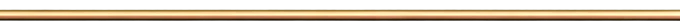
#> input picture maid-atelier/assets/maid-frame-line-h-v1.png, 680 x 28 px
$ python measure-shot.py ../../maid-atelier/assets/maid-frame-line-h-v1.png
#> lines starting #> are read from the running program, lines starting #| are printed output that depends on the picture
# measure-shot.py —— 界面截图像素测量工具(可复用)
#
# 用途:主人报"有间距/没间距/贴边/色差"这类主观描述时,用截图做客观测量:
#   ① 找纯色区块(白卡)的边界;② 沿某行/某列找所有颜色突变点(元素边缘);
#   ③ 给出元素之间的像素距离,换算 CSS 像素(需要已知的参照物宽度,如导航列 188px)。
#
# 用法:
#   python measure-shot.py <截图.png> [--row 300] [--col 700] [--white 250] [--from 300]
#   --row y    水平扫描线(打印该行所有颜色突变点)
#   --col x    垂直扫描线
#   --white N  纯色阈值(默认 250,判定"白卡");决定白区边界时会用到
#   --from x   扫描起点(跳开窗口左侧的立绘/背景,默认 300)
#
# 经验:先挑一条穿过目标元素的扫描线,再读突变点;测量时务必用**已知参照物**
# (导航列 188px、面板宽 960px)换算比例,否则图像缩放会给出错误结论。
import sys
from PIL import Image


def parse_args(argv):
    path = argv[1] if len(argv) > 1 else None
    opts = {'row': None, 'col': None, 'white': 250, 'from': 300}
    i = 2
    while i < len(argv):
        key = argv[i].lstrip('-')
        if key in opts and i + 1 < len(argv):
            opts[key] = int(argv[i + 1])
            i += 2
        else:
            i += 1
    return path, opts


def main():
    path, opts = parse_args(sys.argv)
    if path is None:
        print(__doc__ or 'usage: python measure-shot.py <png>')
        return
    im = Image.open(path).convert('RGB')
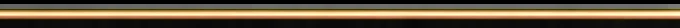
#> im: PIL image 680x28 RGB; mean R, G, B 93.4, 79.2, 58.5
    w, h = im.size
#> w = 680; h = 28
    px = im.load()
    print(f'图像 {w}x{h}')
#| 图像 680x28

    row = opts['row']
    if row is not None and 0 <= row < h:
        print(f'--- 水平扫描 y={row}（起点 x={opts["from"]}）')
        prev = px[opts['from'], row]
        for x in range(opts['from'] + 1, w):
            c = px[x, row]
            if max(abs(c[i] - prev[i]) for i in range(3)) > 5:
                print(f'    x={x}  {prev} -> {c}')
            prev = c

    col = opts['col']
    if col is not None and 0 <= col < w:
        print(f'--- 垂直扫描 x={col}')
        prev = px[col, 0]
        for y in range(1, h):
            c = px[col, y]
            if max(abs(c[i] - prev[i]) for i in range(3)) > 5:
                print(f'    y={y}  {prev} -> {c}')
            prev = c

    # 纯色区块(白卡)边界:取覆盖面积最大的连续近白水平段
    thr = opts['white']
    best_rows = []
    for y in range(h):
        start = None
        row_best = None
        for x in range(w):
            near_white = all(v >= thr for v in px[x, y])
            if near_white and start is None:
                start = x
            elif not near_white and start is not None:
                if row_best is None or x - start > row_best[1] - row_best[0]:
                    row_best = (start, x - 1)
                start = None
        if row_best is not None and row_best[1] - row_best[0] > 200:
            best_rows.append((y, row_best[0], row_best[1]))
#> after the loop, best_rows = []
    if best_rows:
        ys = [r[0] for r in best_rows]
        xs0 = min(r[1] for r in best_rows)
        xs1 = max(r[2] for r in best_rows)
        mid = best_rows[len(best_rows) // 2]
        print(f'--- 近白区块（阈值 {thr}）')
        print(f'    y 范围 {min(ys)}..{max(ys)}；x 范围 {xs0}..{xs1}')
        print(f'    中间行 y={mid[0]}: x {mid[1]}..{mid[2]}（宽 {mid[2] - mid[1] + 1}）')
        print('    换算提示：用已知参照物（导航列 188px / 面板 960px）求比例后再折算 CSS 像素。')
    else:
        print(f'--- 未找到近白区块（可降低 --white 阈值重试）')


if __name__ == '__main__':
    main()
